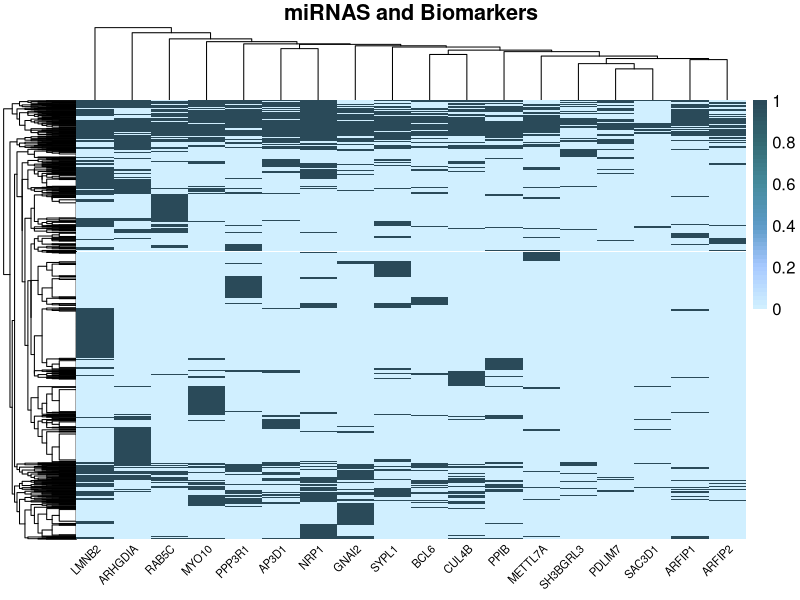

Write the R code that produced this figure.
install.packages("tidyverse")
install.packages("pheatmap")
install.packages("dplyr")
install.packages("readxl")

library(tidyverse)
library(pheatmap)
library(dplyr)
library(readxl)

getwd()
df <- read_excel("miRNAs.xlsx")

pivot_df <- df %>%
  group_by(target, gene) %>%
  summarise(count = n()) %>%
  spread(key = gene, value = count, fill = 0)

pheatmap(as.matrix(pivot_df[,-1]), 
         cluster_rows = TRUE,       
         cluster_cols = TRUE,       
         display_numbers = FALSE,   
         color = colorRampPalette(c("#D0EFFF", "#A6C8FF", "#5D9BC7", "#478C9D", "#346A73", "#2A4A59"))(50), # Pastel mavi, mor ve ye??il tonlar??
         main = "miRNAS and Biomarkers",
         fontsize = 12,             
         fontsize_row = 8,          
         fontsize_col = 8,          
         angle_col = 45,            
         border_color = NA,         
         show_rownames = TRUE,      
         show_colnames = TRUE,      
         treeheight_row = 50,       
         treeheight_col = 50,       
         legend = TRUE,             
         legend_breaks = seq(0, 1, by = 0.2), 
         legend_labels = c("0", "0.2", "0.4", "0.6", "0.8", "1"))








